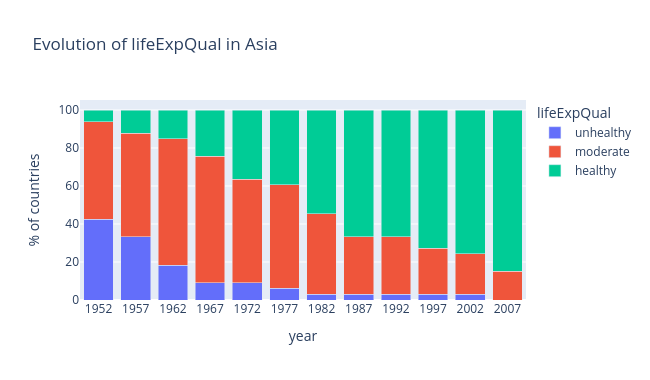

Notebook code cell kept with this figure:
### Markdown cell above
1. Visualize the evolution of `lifeExpQual` column in **Asia** from 1952 to 2007. What do you observe?

### Code cell
def plot_evolution(df, var, title, order):
    """Stacked bar chart of the yearly proportion of each category of `var`."""
    ct = pd.crosstab(df['year'], df[var], normalize='index').reindex(columns=order, fill_value=0) * 100
    fig = px.bar(ct, x=ct.index.astype(str), y=order, barmode='stack',
                 labels={'x': 'year', 'value': '% of countries', 'variable': var}, title=title)
    fig.update_layout(width=650, height=380)
    return fig

orders = {'lifeExpQual': ["unhealthy", "moderate", "healthy"],
          'popQual': ["small", "medium", "large"],
          'gdpQual': ["developing", "moderate", "developed"]}
asia = gapminder.query("continent == 'Asia'")
plot_evolution(asia, 'lifeExpQual', 'Evolution of lifeExpQual in Asia', orders['lifeExpQual']).show()

### Figure 1 — Plotly figure (JSON) as saved in the notebook; plotly's stock layout.template omitted (floating-point values rounded to 4 significant figures)
{"data": [{"hovertemplate": "lifeExpQual=unhealthy<br>year=%{x}<br>% of countries=%{y}<extra></extra>", "legendgroup": "unhealthy", "marker": {"color": "#636efa", "pattern": {"shape": ""}}, "name": "unhealthy", "orientation": "v", "showlegend": true, "textposition": "auto", "type": "bar", "x": ["1952", "1957", "1962", "1967", "1972", "1977", "1982", "1987", "1992", "1997", "2002", "2007"], "xaxis": "x", "y": [42.42, 33.33, 18.18, 9.091, 9.091, 6.061, 3.03, 3.03, 3.03, 3.03, 3.03, 0.0], "yaxis": "y"}, {"hovertemplate": "lifeExpQual=moderate<br>year=%{x}<br>% of countries=%{y}<extra></extra>", "legendgroup": "moderate", "marker": {"color": "#EF553B", "pattern": {"shape": ""}}, "name": "moderate", "orientation": "v", "showlegend": true, "textposition": "auto", "type": "bar", "x": ["1952", "1957", "1962", "1967", "1972", "1977", "1982", "1987", "1992", "1997", "2002", "2007"], "xaxis": "x", "y": [51.52, 54.55, 66.67, 66.67, 54.55, 54.55, 42.42, 30.3, 30.3, 24.24, 21.21, 15.15], "yaxis": "y"}, {"hovertemplate": "lifeExpQual=healthy<br>year=%{x}<br>% of countries=%{y}<extra></extra>", "legendgroup": "healthy", "marker": {"color": "#00cc96", "pattern": {"shape": ""}}, "name": "healthy", "orientation": "v", "showlegend": true, "textposition": "auto", "type": "bar", "x": ["1952", "1957", "1962", "1967", "1972", "1977", "1982", "1987", "1992", "1997", "2002", "2007"], "xaxis": "x", "y": [6.061, 12.12, 15.15, 24.24, 36.36, 39.39, 54.55, 66.67, 66.67, 72.73, 75.76, 84.85], "yaxis": "y"}], "layout": {"barmode": "stack", "height": 380, "legend": {"title": {"text": "lifeExpQual"}, "tracegroupgap": 0}, "title": {"text": "Evolution of lifeExpQual in Asia"}, "width": 650, "xaxis": {"anchor": "y", "domain": [0, 1], "title": {"text": "year"}}, "yaxis": {"anchor": "x", "domain": [0, 1], "title": {"text": "% of countries"}}}}
